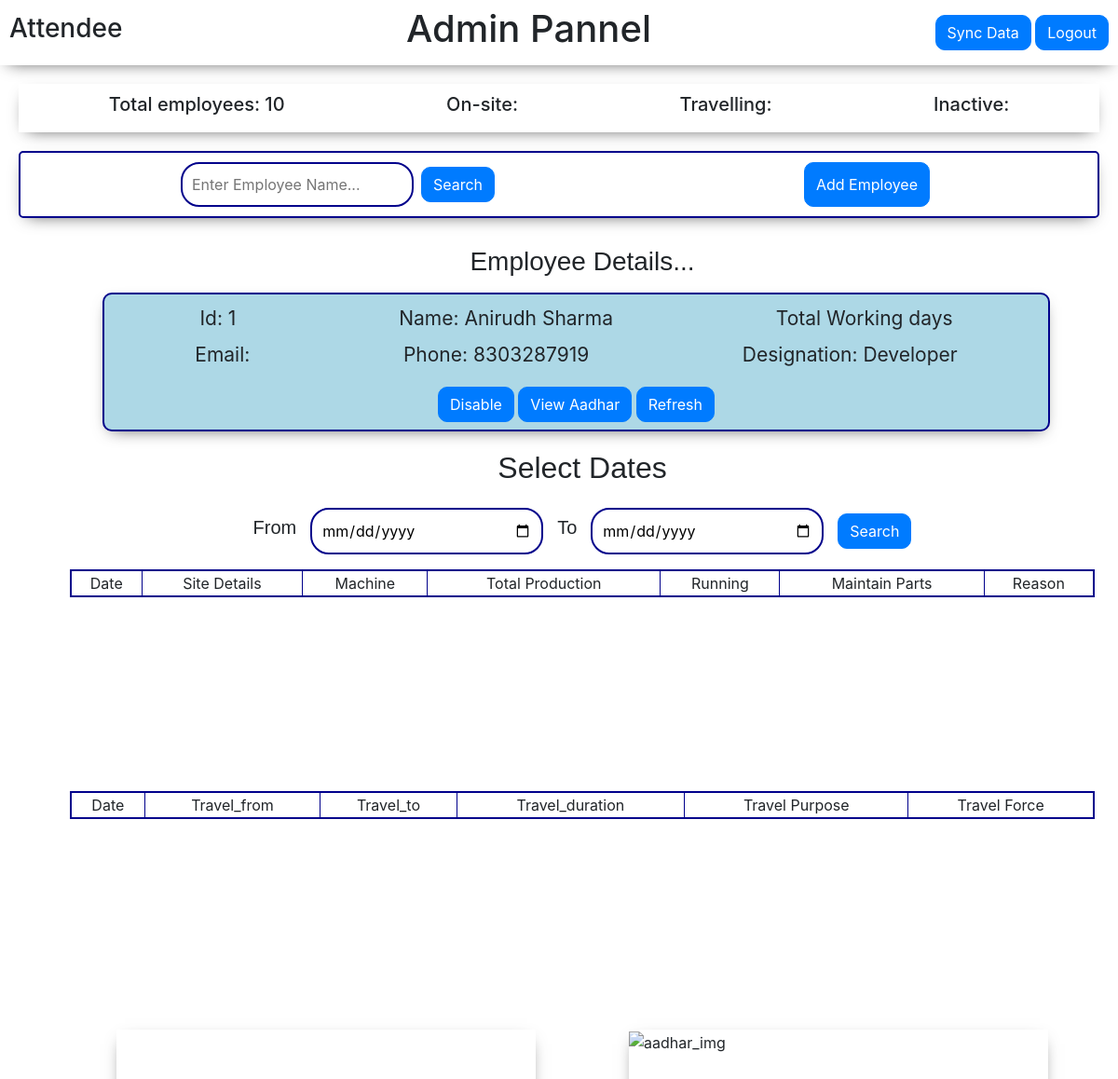
The app's page /homeadmin/1 (signed in) with its own data.
### attende/models.py (models this page shows, shortened)
class Employee(models.Model):
    emp_id = models.AutoField(primary_key=True)
    employee_name = models.CharField(max_length=100)
    employee_phone = models.IntegerField()
    designation = models.CharField(max_length=20)
    place = models.CharField(max_length=30)
    employee_username = models.CharField(max_length=25)
    employee_aadhar = models.ImageField(upload_to ="attende/aadhar", default="")
    employee_email = models.CharField(max_length=500, default="")

### attende/views.py (the view)
# urls.py: path('homeadmin/<id>', views.homeadmin, name="homeadmin"),
def homeadmin(request, id):
    if request.user.is_authenticated :
        empData = []
        employe = Employee.objects.all()
        for em in employe:
            empData.append(em)
        ed = Employee.objects.filter(emp_id=id)
        totalemp  = Employee.objects.all().count()
        empworkdt = Travel.objects.filter(employee__emp_id=id)
        empworkds = OnSite.objects.filter(employee__emp_id=id)
        if request.method == "POST":
            d1 = request.POST['datefrom']
            d2 = request.POST['dateto']
            empwrkt =  Travel.objects.filter(employee__emp_id=id, emp_date__range=(d1, d2))
            empwrkds = OnSite.objects.filter(employee__emp_id=id, emp_date__range=(d1, d2))
            params = { 'empData' : empData,
                   'empdetail': ed,
                   'totalemp': totalemp,
                   'empwrkt': empwrkt,
                   'empwrkds': empwrkds,
                   'id': id ,
                    'd1': d1,
                    'd2': d2 }
            return render(request, 'attende/admin.html', params)
        else:
            params = { 'empData' : empData,
                   'empdetail': ed,
                   'totalemp': totalemp,
                   'empworkdt': empworkdt,
                   'empworkds': empworkds,
                   'id': id,
                   'd1': "mm-dd-yyyy",
                   'd2': "mm-dd-yyyy" }
            return render(request, 'attende/admin.html', params)
    else :
      return redirect('/')

### templates/attende/admin.html (shortened to what this page needs)
<!doctype html>
<html lang="en">
<head>
    <link rel="stylesheet" href="https://cdn.jsdelivr.net/npm/bootstrap@4.5.3/dist/css/bootstrap.min.css"
>
</head>
<body>
    <div class="admin_top">
        <h3>Attendee</h3>
        <h1>Admin Pannel</h1>
        <div class="a">
        <a href="/sync/"><button class="btn btn-primary" style="border-radius: 10px;">Sync Data</button></a>
        <a href="/logout/"><button class="btn btn-primary" style="border-radius: 10px;">Logout</button></a>
        </div>
    </div>
    <div class="admin_top1">
        <h5>Total employees: {{totalemp}}</h5>
        <h5>On-site: </h5>
        <h5>Travelling: </h5>
        <h5>Inactive: </h5>
    </div>
    <div class="admin_middle">
        <div class="left">
            <form method="GET" action="/search/" class="sf">
                <input type="text" placeholder="Enter Employee Name..." id="search" name="query">
                <button class="btn btn-primary ml-2" style="border-radius: 10px;">Search</button>
            </form>
        </div>
        <button type="button" class="btn btn-primary mx-2 " style="border-radius: 10px;" data-toggle="modal"
            data-target="#signup">
            Add Employee
        </button>
    </div>
    <div class="admin_bottom">
        <div class="emp_details">
            <div class="empDetails_middleA">
                <center>
                    <h3 style=" font-family: Comic Sans MS, cursive, sans-serif;">Employee Details...</h3>
                </center>
                <div class="details container mt-3">
                    {% for emp in empdetail %}
                    <div class="ed">
                        <p1 style="font-size: 21px;">Id: {{emp.emp_id}}</p1>
                        <p1 style="font-size: 21px;">Name: {{emp.employee_name}}</p1>
                        <p1 style="font-size: 21px;">Total Working days</p1>
                    </div>
                    {% endfor %}
                    {% for emp in empdetail %}
                    <div class="e mt-2">
                        <p1 style="font-size: 21px;">Email: {{emp.employee_email}}</p1>
                        <p1 style="font-size: 21px;">Phone: {{emp.employee_phone}}</p1>
                        <p1 style="font-size: 21px;">Designation: {{emp.designation}}</p1>
                    </div>
                    {% endfor %}
                    <center>
                        <button class="btn btn-primary" style="border-radius: 10px;">Disable</button>
                        <button type="button" class="btn btn-primary mb-2 mt-2" style="border-radius: 10px;"
                            data-toggle="modal" data-target="#adhr">
                            View Aadhar
                        </button>
                        <a href="/homeadmin/{{id}}"><button class="btn btn-primary"
                                style="border-radius: 10px;">Refresh</button></a>
                    </center>
                </div>
            </div>
            <div class="empDetails_middleB mt-1">
                <center>
                    <h2 style=" font-family: Comic Sans MS, cursive, sans-serif;">Select Dates</h2>
                </center>
                <div class="datepicker mt-4">
                    <form method="POST" class="sf">
                        <h5 style=" font-family: Comic Sans MS, cursive, sans-serif; margin-right: 15px;">From</h5>
                        <input type="date" id="dt1" name="datefrom" value='{{d1}}'>
                        <h5
                            style=" font-family: Comic Sans MS, cursive, sans-serif;margin-right: 15px; margin-left: 15px;">
                            To
                        </h5>
                        <input type="date" id="dt2" name="dateto" value='{{d2}}'>
                        <button type="submit" class="btn btn-primary"
                            style="margin-left: 15px;border-radius: 10px;">Search</button>
                    </form>
                </div>
                <div class="container mt-3">
                    <div class="emp_workDetail">
                        <table border="1" style="width: 100%;">
                            <tr align="center">
                                <td>Date</td>
                                <td>Site Details</td>
                                <td>Machine</td>
                                <td>Total Production</td>
                                <td>Running</td>
                                <td>Maintain Parts</td>
                                <td>Reason</td>
                            </tr>
                        </table>
                    </div>
                    <div class="emp_workDetail1 mt-5">
                        <table border="1" style="width: 100%;">
                            <tr align="center">
                                <td>Date</td>
                                <td>Travel_from</td>
                                <td>Travel_to</td>
                                <td>Travel_duration</td>
                                <td>Travel Purpose</td>
                                <td>Travel Force</td>
                            </tr>
                        </table>
                    </div>
                </div>
            </div>
            <div class="container mt-3">
                <div class="empDetailBottom">
                    <div class="mp">
                        <div class="map" id="map">
                        </div>
                    </div>
                    <div class="emp_aadharImg">
                        <img src="" alt="aadhar_img">
                    </div>
                </div>
            </div>
        </div>
    </div>
</body>
</html>

### templates/attende/admin.html (style rules this page uses)
body { overflow-x: hidden; }
.admin_top { display: flex; justify-content: space-between; height: 70px; align-items: center; padding: 10px; position: sticky; top: 0; background-color: white; z-index: 100; width: 100%; box-shadow: 0px 6px 18px -9px rgba(0, 0, 0, 0.75); }
.admin_middle { margin-top: 50px; margin: 20px; display: flex; justify-content: space-around; padding: 10px; border: 2px solid darkblue; border-radius: 5px; box-shadow: 0px 6px 18px -9px rgba(0, 0, 0, 0.75); }
form>input { border: 2px solid darkblue; border-radius: 20px; width: 250px; padding: 10px; outline-width: 0; }
.admin_bottom { display: flex; justify-content: space-between; }
.emp_details { flex: 0.6; margin: 10px; }
.sf { display: flex; justify-content: center; align-items: center; }
.empDetailBottom { display: flex; justify-content: space-between; }
.map { height: 350px; width: 450px; box-shadow: 0px 6px 18px -9px rgba(0, 0, 0, 0.75); margin: 50px; }
.emp_aadharImg { height: 350px; width: 450px; box-shadow: 0px 6px 18px -9px rgba(0, 0, 0, 0.75); margin: 50px; }
.ed { display: flex; justify-content: space-around; padding-top: 10px; }
.e { display: flex; justify-content: space-around; padding-bottom: 10px; }
.details { box-shadow: 0px 6px 18px -9px rgba(0, 0, 0, 0.75); margin-left: 50px; margin-bottom: 20px; width: 90%; background-color: lightblue; border: 2px solid darkblue; border-radius: 10px; }
.admin_top1 { margin-top: 50px; margin: 20px; display: flex; justify-content: space-around; padding: 10px; box-shadow: 0px 6px 18px -9px rgba(0, 0, 0, 0.75); }
.emp_workDetail>table { border: 2px solid darkblue; }
.emp_workDetail { height: 190px; overflow-y: scroll; }
.emp_workDetail1>table { border: 2px solid darkblue; }
.emp_workDetail1 { height: 190px; overflow-y: scroll; }

### records on screen
Employee: emp_id "1", employee_name "Anirudh Sharma", employee_phone "8303287919", designation "Developer"

### other values on screen
{{ totalemp }} "10"
